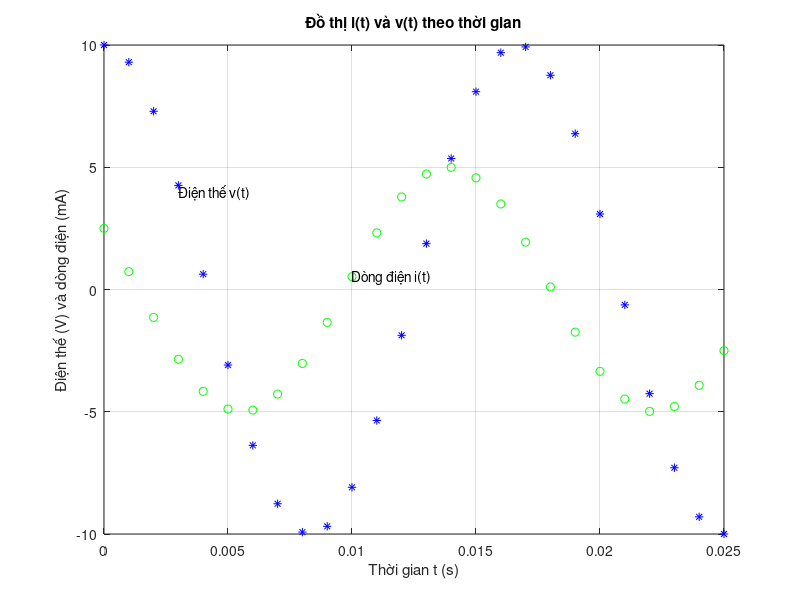

Here is the MATLAB script that generated this plot:
t = 0:0.001:0.025;
vt = 10*cos(377.*t);
it = 5*cos(377.*t + deg2rad(60));
plot(t, vt, 'b*', t, it, 'go');
text(0.003, 4, 'Điện thế v(t)');
text(0.01, 0.5, 'Dòng điện i(t)');
xlabel('Thời gian t (s)');
ylabel('Điện thế (V) và dòng điện (mA)');
title('Đồ thị i(t) và v(t) theo thời gian');
grid on;
